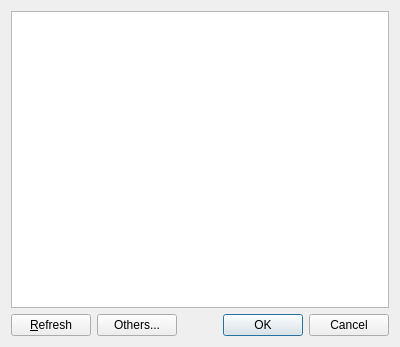
<?xml version="1.0" encoding="UTF-8"?>
<ui version="4.0">
 <class>VersionSelectDialog</class>
 <widget class="QDialog" name="VersionSelectDialog">
  <property name="geometry">
   <rect>
    <x>0</x>
    <y>0</y>
    <width>400</width>
    <height>347</height>
   </rect>
  </property>
  <property name="windowTitle">
   <string>Choose Version</string>
  </property>
  <layout class="QVBoxLayout" name="verticalLayout">
   <item>
    <widget class="VersionListView" name="listView">
     <property name="horizontalScrollBarPolicy">
      <enum>Qt::ScrollBarAlwaysOff</enum>
     </property>
     <property name="alternatingRowColors">
      <bool>true</bool>
     </property>
     <property name="rootIsDecorated">
      <bool>false</bool>
     </property>
     <property name="itemsExpandable">
      <bool>false</bool>
     </property>
     <property name="wordWrap">
      <bool>true</bool>
     </property>
     <attribute name="headerCascadingSectionResizes">
      <bool>true</bool>
     </attribute>
     <attribute name="headerStretchLastSection">
      <bool>false</bool>
     </attribute>
    </widget>
   </item>
   <item>
    <layout class="QHBoxLayout" name="horizontalLayout">
     <item>
      <widget class="QPushButton" name="refreshButton">
       <property name="toolTip">
        <string>Reloads the version list.</string>
       </property>
       <property name="text">
        <string>&amp;Refresh</string>
       </property>
      </widget>
     </item>
     <item>
      <widget class="QPushButton" name="othersButton">
       <property name="text">
        <string>Others...</string>
       </property>
      </widget>
     </item>
     <item>
      <widget class="QDialogButtonBox" name="buttonBox">
       <property name="orientation">
        <enum>Qt::Horizontal</enum>
       </property>
       <property name="standardButtons">
        <set>QDialogButtonBox::Cancel|QDialogButtonBox::Ok</set>
       </property>
      </widget>
     </item>
    </layout>
   </item>
  </layout>
 </widget>
 <customwidgets>
  <customwidget>
   <class>VersionListView</class>
   <extends>QTreeView</extends>
   <header>gui/widgets/VersionListView.h</header>
  </customwidget>
 </customwidgets>
 <resources/>
 <connections>
  <connection>
   <sender>buttonBox</sender>
   <signal>accepted()</signal>
   <receiver>VersionSelectDialog</receiver>
   <slot>accept()</slot>
   <hints>
    <hint type="sourcelabel">
     <x>257</x>
     <y>290</y>
    </hint>
    <hint type="destinationlabel">
     <x>157</x>
     <y>274</y>
    </hint>
   </hints>
  </connection>
  <connection>
   <sender>buttonBox</sender>
   <signal>rejected()</signal>
   <receiver>VersionSelectDialog</receiver>
   <slot>reject()</slot>
   <hints>
    <hint type="sourcelabel">
     <x>325</x>
     <y>290</y>
    </hint>
    <hint type="destinationlabel">
     <x>286</x>
     <y>274</y>
    </hint>
   </hints>
  </connection>
 </connections>
</ui>
